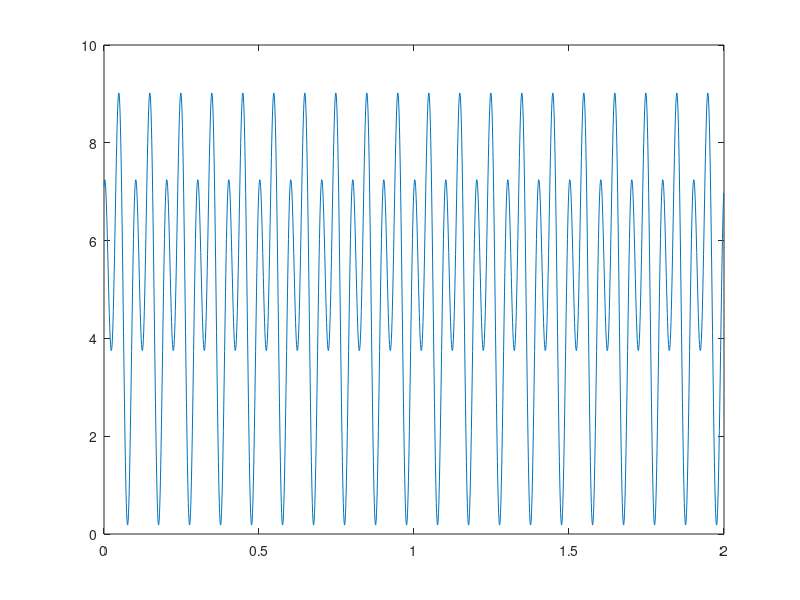
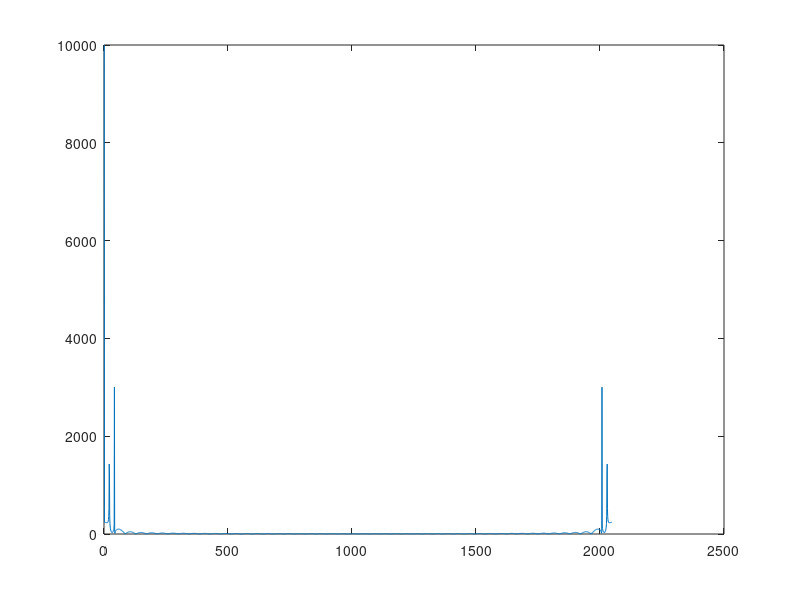

Recreate these plots in MATLAB, in order.
clc;
clear all;


fs=1000;
Ts=1/fs;
dt=0:Ts:2-Ts;
f1=10

y1=5+2*cos(2*pi*f1*dt-90)+3*cos(4*pi*f1*dt);

figure
plot(dt,y1)



nfft=length(y1)
nfft2=2^nextpow2(nfft);
ff=fft(y1,nfft2);
figure
plot(abs(ff));


